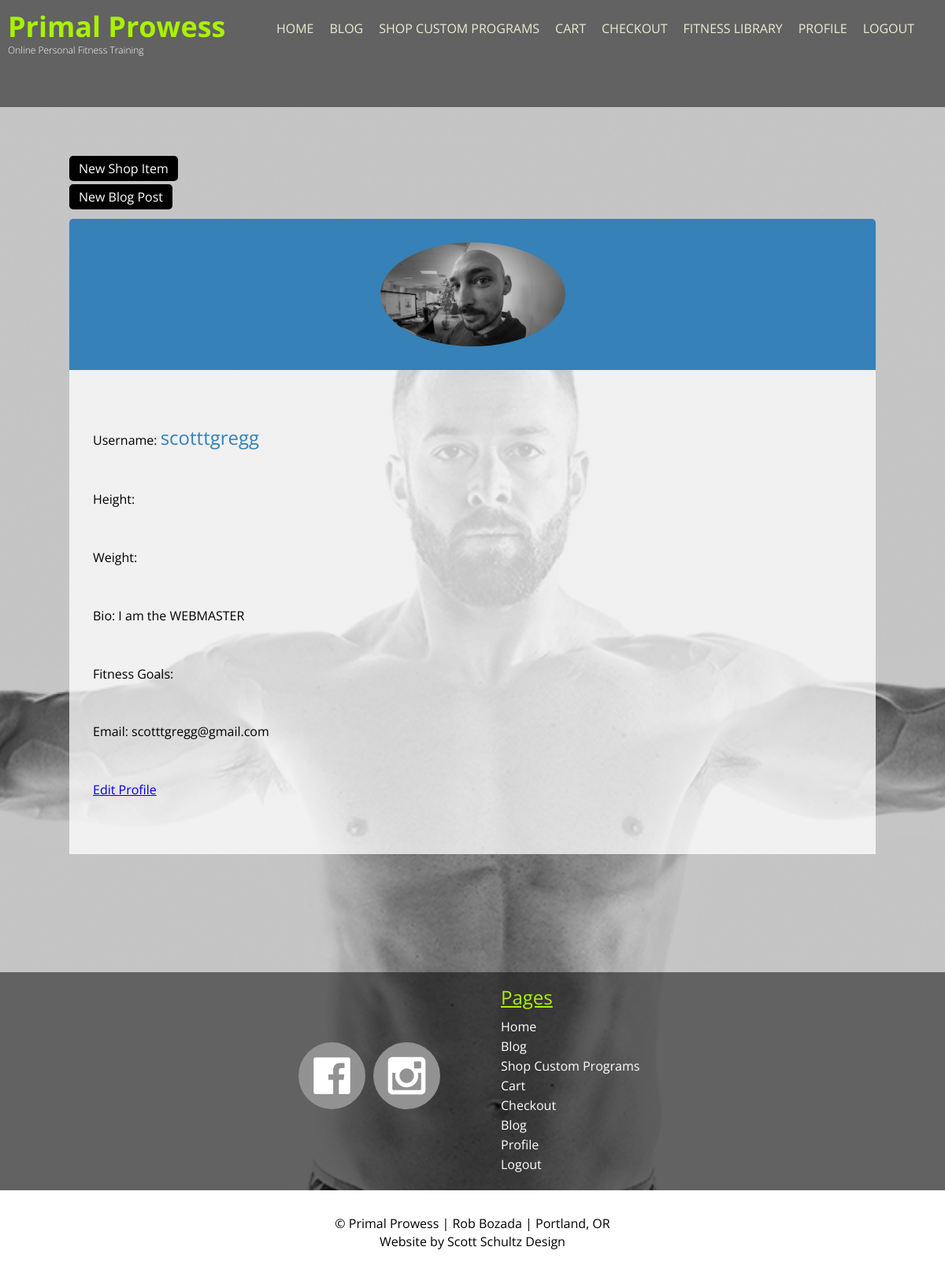
/accounts/profile/ (signed in), run on an earlier commit of the app's database.
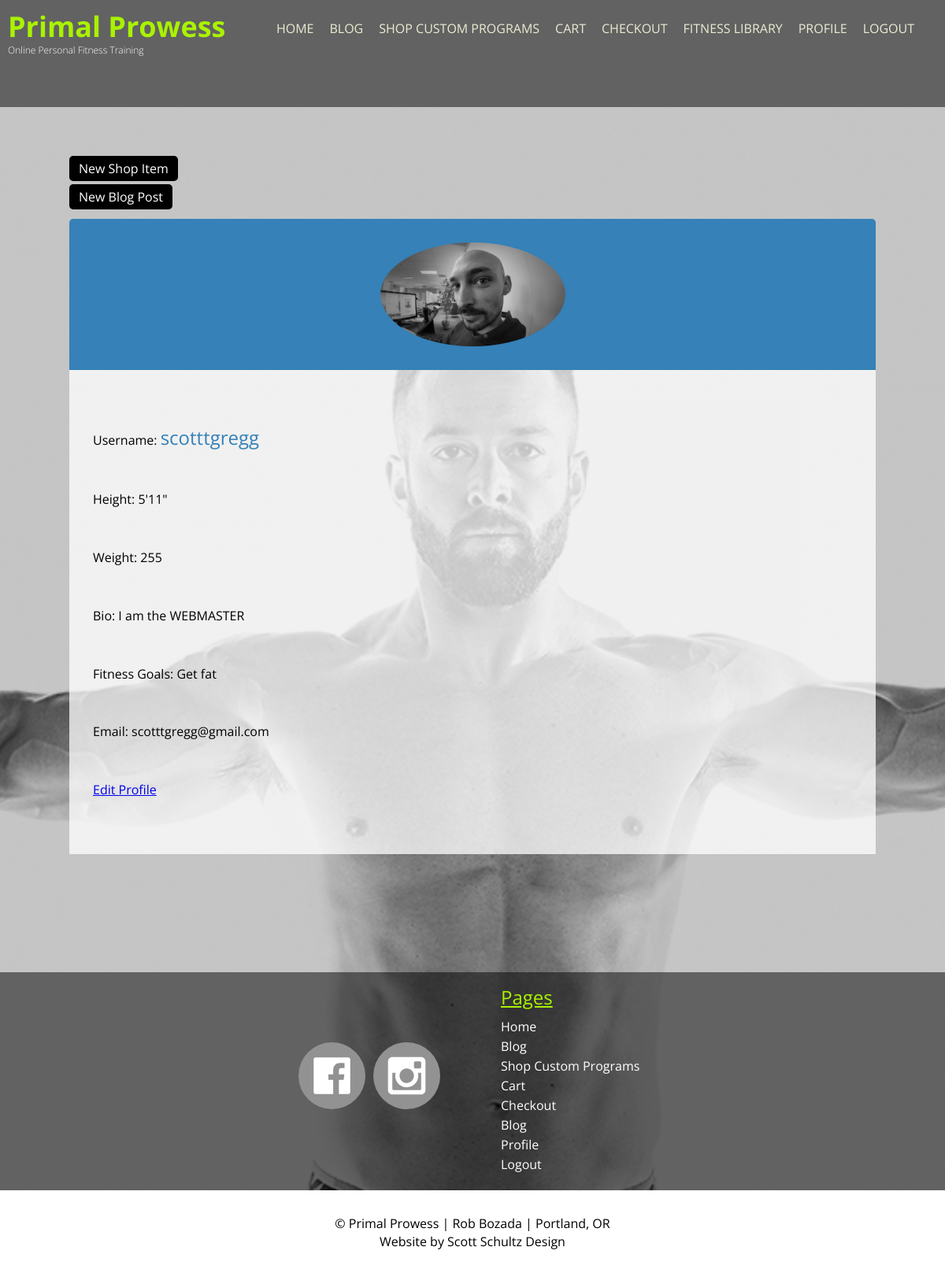
And on a later commit of the database.
### accounts/models.py (models this page shows, shortened)
class User(AbstractUser):
    first_name = models.CharField(max_length=30)
    last_name = models.CharField(max_length=30)
    bio = models.TextField()
    email = models.CharField(max_length=30)
    height = models.CharField(max_length=30, blank=True)
    weight = models.CharField(max_length=30, blank=True)
    goals = models.CharField(max_length=500, blank=True)
    profile_img = models.ImageField(upload_to=profile_img_uh, blank=True, null=True)

### accounts/views.py (the view)
# urls.py: path('profile/', views.profile, name='profile'),
def profile(request):
    return render(request, "accounts/profile.html")

### accounts/templatetags/accounts_tags.py (called while the page is built)
@register.simple_tag
def profile_image_or_default(user):
    if user.profile_img:
        print(user.profile_img.url)
        return mark_safe('<img class="profile_pic" src="{}" alt="{}">'.format(user.profile_img.url, user.username))
    return mark_safe('<img class="default_profile profile_pic" src={} alt="Placeholder Image">'.format('/static/accounts/img/profile_default.png'))

### accounts/templates/accounts/profile.html
{% extends 'base.html' %}
{% load accounts_tags %}
{% block content %}
    <main class="profile_page">
        {% if user.is_authenticated %}
            <ul>
            <li class="admin-button"><a href="{% url 'store_create' %}">New Shop Item</a></li>
            <li class="admin-button"><a href="{% url 'blog_create' %}?next=/">New Blog Post</a></li>
            </ul>
        {% endif %}
        <section class="profile_pic">
            {% profile_image_or_default user %}
        </section>
        <div class="profile_page">
            <p class="profile">Username: <span>{{ user.username }}</span></p>
            <p class="profile">Height: {{ user.height }}</p>
            <p class="profile">Weight: {{ user.weight }}</p>
            <p class="profile">Bio: {{ user.bio }}</p>
            <p class="profile">Fitness Goals: {{ user.goals }}</p>
            <p class="profile">Email: {{ user.email }}</p>
            <p class="profile"><a class="edit_profile" href="{% url 'profile_edit' %}">Edit Profile</a></p>
        </div>
    </main>
{% endblock %}

What changed in the data, as far as the page shows it:
changed User "scotttgregg": height (not shown) → "5'11\""; weight (not shown) → "255"; goals (not shown) → "Get fat"
